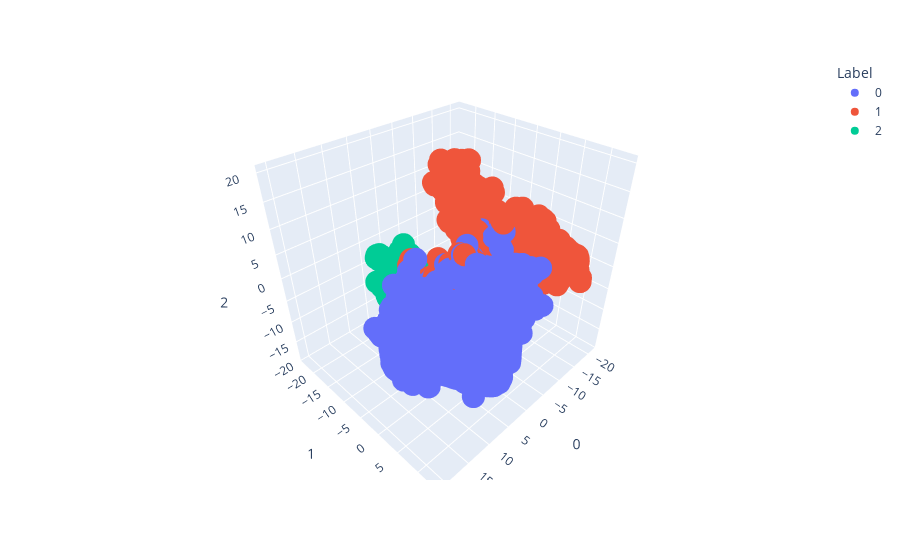

Write notebook code for a chart like this one.
### Code cell
tsne = TSNE(n_components=3, random_state=0)
projections = tsne.fit_transform(data_test.drop(columns=["Label"]))
fig = px.scatter_3d(
    projections, x=0, y=1, z=2,
    color=data_test.Label.astype(str), labels={'color': 'Label'}
)
fig.update_traces(marker_size=8)
fig.show()

### Figure 1 — Plotly figure (JSON) as saved in the notebook; plotly's stock layout.template omitted (floating-point values rounded to 4 significant figures; data arrays with more than 128 entries replaced by an {"elided": "..."} marker saying what was removed)
{"data": [{"hovertemplate": "Label=0<br>0=%{x}<br>1=%{y}<br>2=%{z}<extra></extra>", "legendgroup": "0", "marker": {"color": "#636efa", "size": 8, "symbol": "circle"}, "mode": "markers", "name": "0", "scene": "scene", "showlegend": true, "type": "scatter3d", "x": {"elided": "1499 float values"}, "y": {"elided": "1499 float values"}, "z": {"elided": "1499 float values"}}, {"hovertemplate": "Label=1<br>0=%{x}<br>1=%{y}<br>2=%{z}<extra></extra>", "legendgroup": "1", "marker": {"color": "#EF553B", "size": 8, "symbol": "circle"}, "mode": "markers", "name": "1", "scene": "scene", "showlegend": true, "type": "scatter3d", "x": {"elided": "1104 float values"}, "y": {"elided": "1104 float values"}, "z": {"elided": "1104 float values"}}, {"hovertemplate": "Label=2<br>0=%{x}<br>1=%{y}<br>2=%{z}<extra></extra>", "legendgroup": "2", "marker": {"color": "#00cc96", "size": 8, "symbol": "circle"}, "mode": "markers", "name": "2", "scene": "scene", "showlegend": true, "type": "scatter3d", "x": {"elided": "397 float values"}, "y": {"elided": "397 float values"}, "z": {"elided": "397 float values"}}], "layout": {"legend": {"title": {"text": "Label"}, "tracegroupgap": 0}, "margin": {"t": 60}, "scene": {"domain": {"x": [0, 1], "y": [0, 1]}, "xaxis": {"title": {"text": "0"}}, "yaxis": {"title": {"text": "1"}}, "zaxis": {"title": {"text": "2"}}}}}
